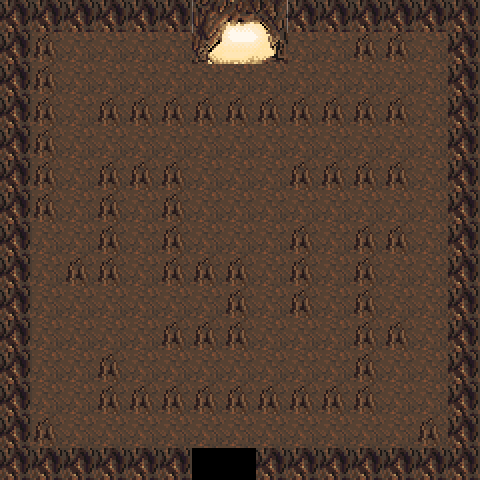

Below is a game level as drawn by its tile map, then a one-line description and the .tmx that defines it (tile-layer data replaced by summaries):
An orthogonal 15x15 tile map with 32x32 px tiles, 2 tile layers (properties layer, Main Layer), 2 tilesets.

<map version="1.0" orientation="orthogonal" width="15" height="15" tilewidth="32" tileheight="32">
 <tileset firstgid="1" name="cave_4" tilewidth="32" tileheight="32">
  <image source="textures/8-bit_tileset2/cave_4.png" width="512" height="1024" />
 </tileset>
 <tileset firstgid="513" name="properties_layer" tilewidth="32" tileheight="32">
  <image source="textures/properties_layer.jpg" width="480" height="480" />
  <tile id="0">
   <properties>
    <property name="blocked " value="true" />
   </properties>
  </tile>
  <tile id="2">
   <properties>
    <property name="door" value="true" />
    <property name="levelID" value="3" />
    <property name="startX" value="224" />
    <property name="startY" value="96" />
   </properties>
  </tile>
  <tile id="3">
   <properties>
    <property name="door" value="true" />
    <property name="levelID" value="5" />
    <property name="startX" value="200" />
    <property name="startY" value="400" />
   </properties>
  </tile>
 </tileset>
 <layer name="properties layer" width="15" height="15">
  <data>[225 cells, 115 non-empty, 3 distinct tile ids]</data>
 </layer>
 <layer name="Main Layer" width="15" height="15">
  <data>[225 cells, 225 non-empty, 10 distinct tile ids]</data>
 </layer>
</map>
